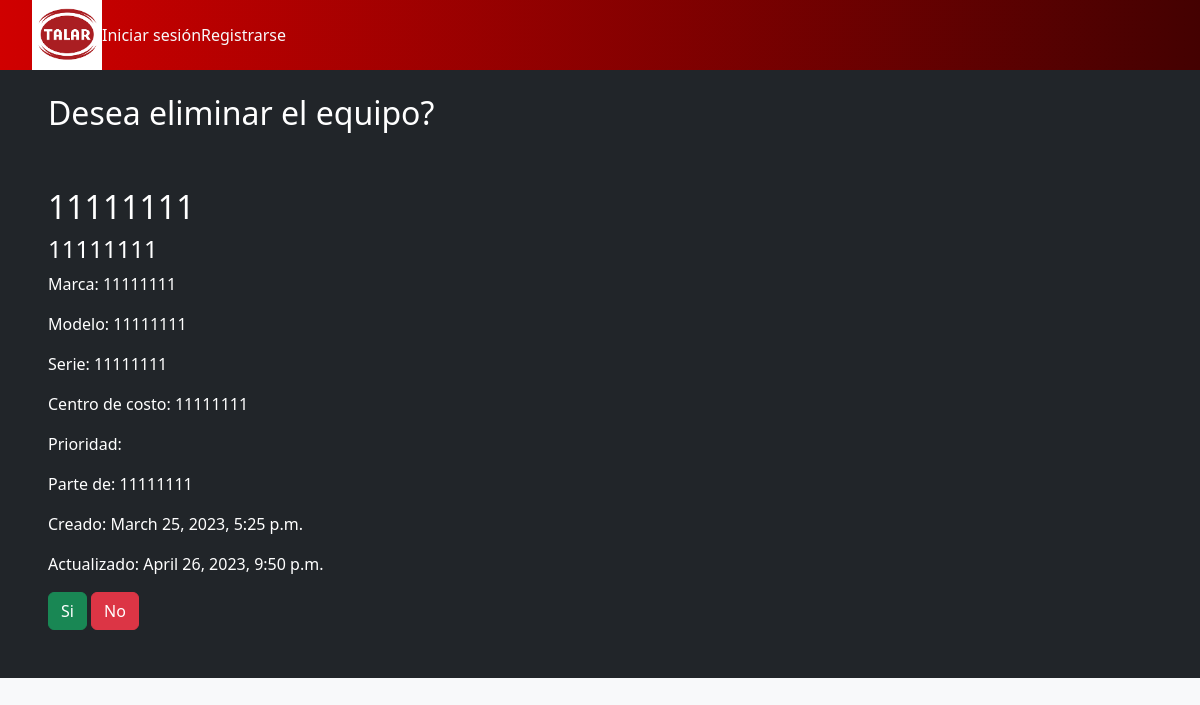
Page /confirmar_borrar_equipo/11 on the committed database.
### base/models.py (models this page shows, shortened)
class Equipo(models.Model):
    updated = models.DateTimeField(auto_now=True)
    created = models.DateTimeField(auto_now_add=True)
    nombre = models.CharField(max_length=200)
    marca = models.CharField(max_length=200)
    modelo = models.CharField(max_length=200)
    serie = models.CharField(max_length=200)
    codigo = models.CharField(max_length=200)
    centroCosto = models.CharField(max_length=200)
    prioridad = models.CharField(max_length=200)
    parteDe = models.CharField(max_length=200)

### base/views.py (the view)
# urls.py: path('confirmar_borrar_equipo/<int:id>', views.confirmar_borrar_equipo),
def confirmar_borrar_equipo(request, id):
    equipo = Equipo.objects.get(id=id)
    return render(request, "confirmar_borrar_equipo.html", {"equipo": equipo})

### templates/confirmar_borrar_equipo.html
{% extends 'layouts/main.html' %} {%block content%}
<div class="container-fluid bg-dark text-white py-4 px-5">
    <div class="row">
        <div class="col-12">
            <h2>Desea eliminar el equipo?</h2>
        </div>
        <div class="col-12 mt-5">
            <h2>{{equipo.codigo}}</h2>
            <h4>{{equipo.nombre}}</h4>
            <p>Marca: {{equipo.marca}}</p>
            <p>Modelo: {{equipo.modelo}}</p>
            <p>Serie: {{equipo.serie}}</p>
            <p>Centro de costo: {{equipo.centroCosto}}</p>
            <p>Prioridad: {{equipo.propridad}}</p>
            <p>Parte de: {{equipo.parteDe}}</p>
            <p>Creado: {{equipo.created}}</p>
            <p>Actualizado: {{equipo.updated}}</p>
        </div>
    </div>
    <div>
        <a class="btn btn-success ml-1 mb-4" href="/borrar_equipo/{{equipo.id}}">Si</a>
        <a class="btn btn-danger ml-1 mb-4" href="/equipos">No</a>
    </div>
</div>
{%endblock%}

### static/styles/main.css (style rules this page uses)
* { font-family: "Segoe UI", Tahoma, Geneva, Verdana, sans-serif; }
a { text-decoration: none; }

### rows in the picture
Equipo: codigo "11111111", nombre "11111111", marca "11111111", modelo "11111111", serie "11111111", centroCosto "11111111", parteDe "11111111", created "March 25, 2023, 5:25 p.m.", updated "April 26, 2023, 9:50 p.m."
